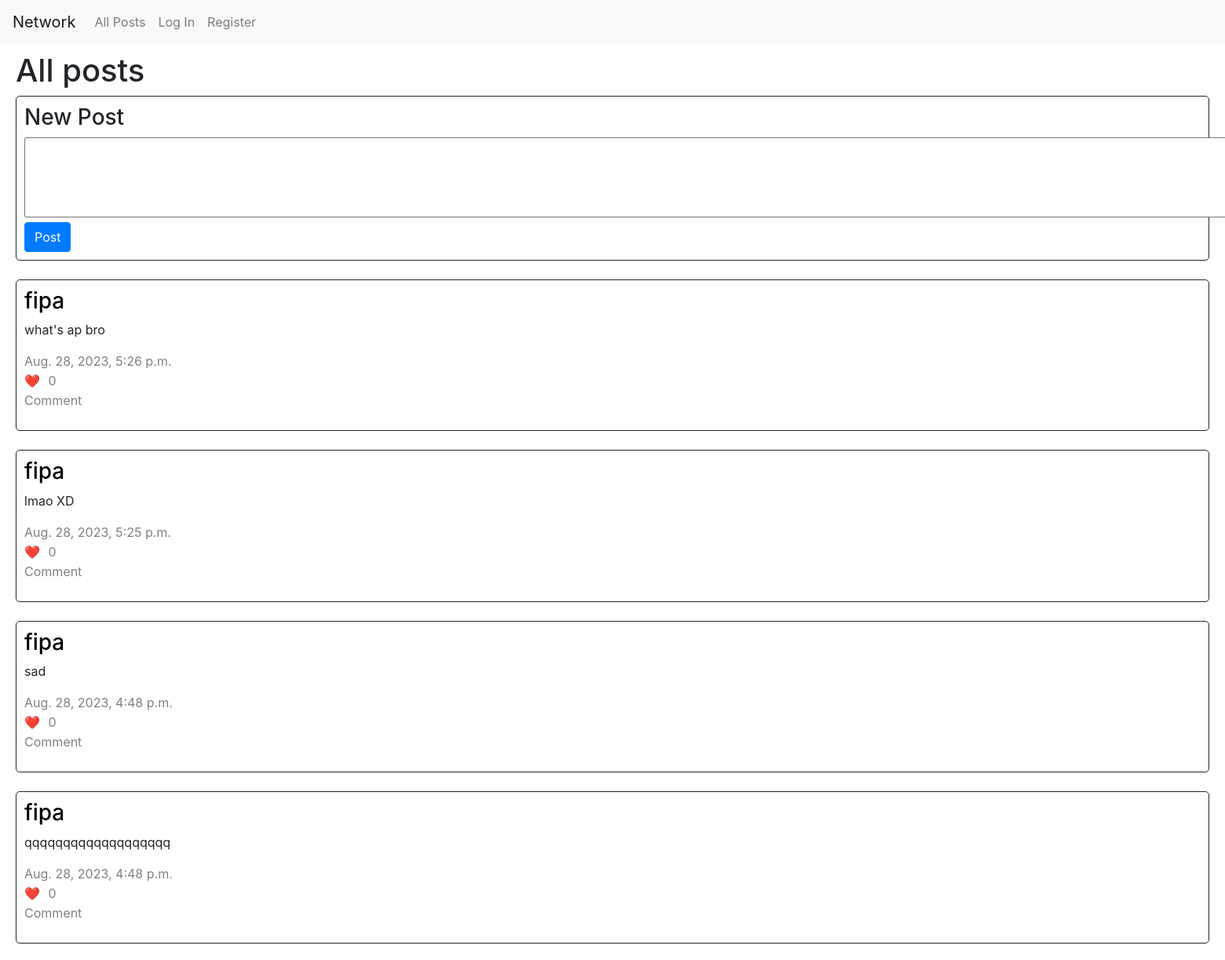
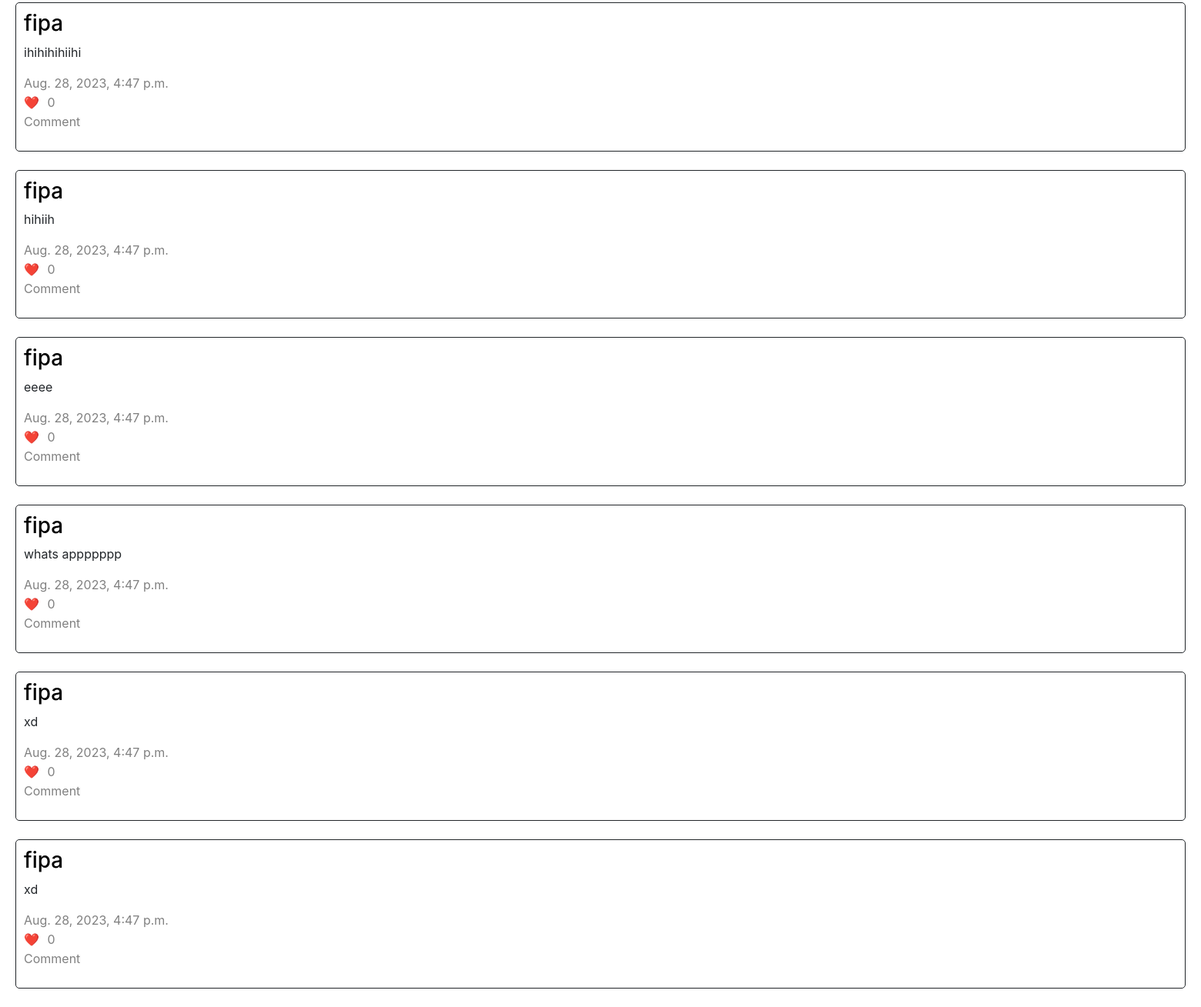
/, run on an earlier commit of the app's database (2 pictures, top to bottom).
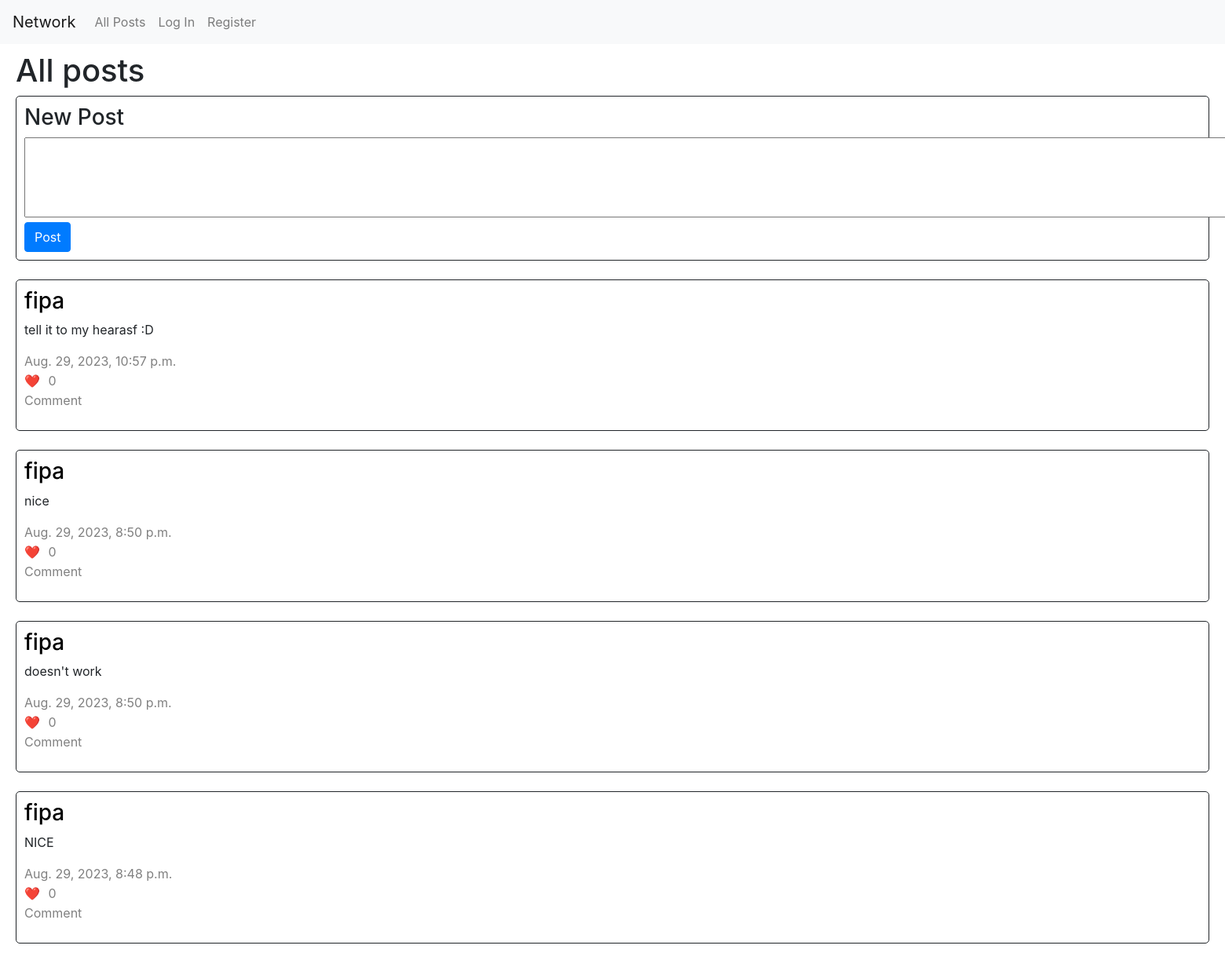
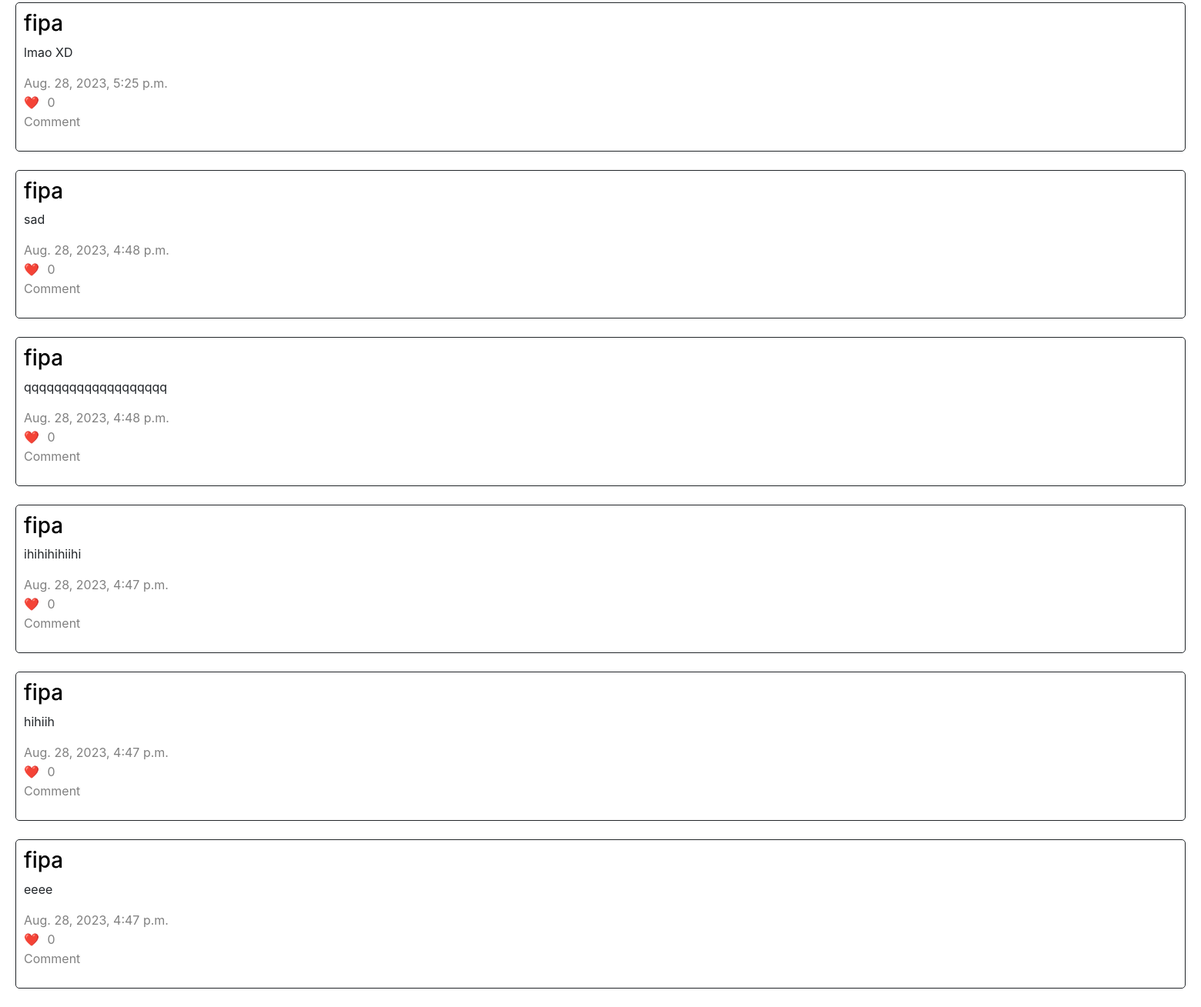
And on a later commit of the database (2 pictures, top to bottom).
### network/models.py (models this page shows)
class NewPost(models.Model):
    posted_by = models.ForeignKey(User, on_delete=models.CASCADE, related_name='user')
    text = models.CharField(max_length=1000)
    timestamp = models.DateTimeField(default=timezone.now())
    likes = models.IntegerField(default=0)

class User(AbstractUser):
    followers = models.JSONField(default=list)
    following = models.JSONField(default=list)

### network/views.py (the view)
# urls.py: path("", views.index, name="index"),
def index(request):
    page_obj = paginator(request, 'all', 'nothing')
    return render(request, "network/index.html", {
        "posts": page_obj
    })

### network/views.py (called while the page is built)
def paginator(request, mode, username):
    page_number = request.GET.get('page')
    if mode == 'all':
        posts = NewPost.objects.all().order_by('-timestamp')
    elif mode == 'following':
        following = User.objects.filter(username__in=request.user.following).values_list('id', flat=True)
        posts = NewPost.objects.filter(posted_by__in=following).order_by('-timestamp')
    elif mode == 'profile':
        posts = NewPost.objects.filter(posted_by=User.objects.get(username=username)).order_by('-timestamp')
    paginator = Paginator(posts, 10)
    page_obj = paginator.get_page(page_number)
    return page_obj

### network/templates/network/index.html (shortened to what this page needs)
{% extends "network/layout.html" %}
{% block body %}
    <div id="main">
        <h1>All posts</h1>
        {% if not posts.number > 1 %}
            <div id="new_post">
                <form action="{% url 'newpost' %}" method="post">
                    <h3>New Post</h3>
                    <textarea name="new_post" cols="220" rows="4"></textarea><br>
                    <input type="submit" value="Post" class="btn btn-primary">
                </form>
            </div>
        {% endif %}
        <br>
        {% if posts %}
            {% for post in posts %}
                <div class="posts">
                    <h3><a href="{% url 'profile' post.posted_by.username %}" class="profilelink">{{ post.posted_by.username }}</a></h3>
                    <p id="text_{{ post.id }}">{{ post.text }}</p>
                    <span class="greytext">{{ post.timestamp }}</span><br>
                    <div class="like_div">
                        <span>❤️</span>
                        <button class="like_button" data-id="{{ post.id }}">{{ post.likes }}</button>
                    </div>
                    <p class="greytext">Comment</p>
                </div><br>
            {% endfor %}
        {% endif %}
    </div>
{% endblock %}

What changed in the data, as far as the page shows it:
no longer on this page (row unchanged): NewPost: posted_by.username "fipa", text "whats appppppp", timestamp "Aug. 28, 2023, 4:47 p.m.", likes "0"
no longer on this page (row unchanged): NewPost: posted_by.username "fipa", text "xd", timestamp "Aug. 28, 2023, 4:47 p.m.", likes "0"
no longer on this page (row unchanged): NewPost: posted_by.username "fipa", text "xd", timestamp "Aug. 28, 2023, 4:47 p.m.", likes "0"
added NewPost: posted_by.username "fipa", text "tell it to my hearasf :D", timestamp "Aug. 29, 2023, 10:57 p.m.", likes "0"
added NewPost: posted_by.username "fipa", text "nice", timestamp "Aug. 29, 2023, 8:50 p.m.", likes "0"
added NewPost: posted_by.username "fipa", text "doesn't work", timestamp "Aug. 29, 2023, 8:50 p.m.", likes "0"
changed NewPost: text "what's ap bro" → "NICE"; timestamp "Aug. 28, 2023, 5:26 p.m." → "Aug. 29, 2023, 8:48 p.m."
